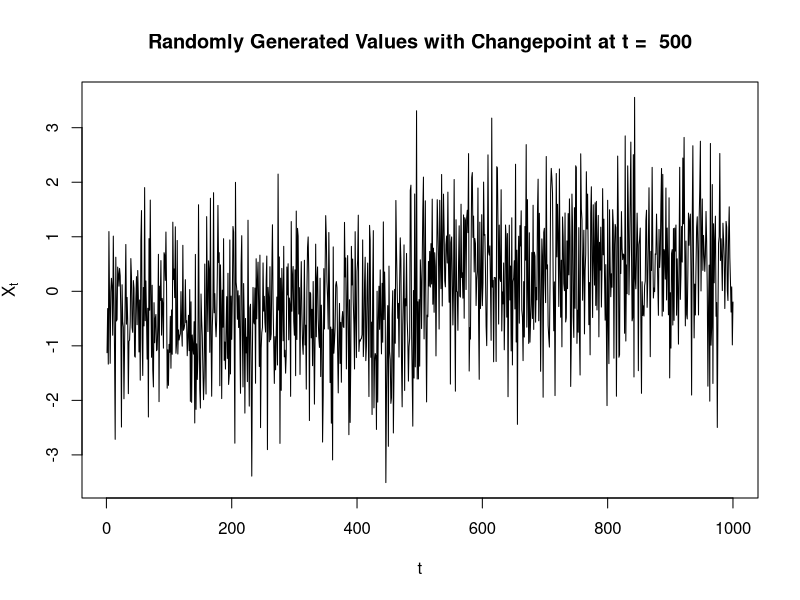

Write the R code that produced this figure. (Note: this script raises an error after producing the figure.)
n <- 1000
x <- rep(0, n)
tau <- floor(n/2)
#tau <- 1000
set.seed(1)
x[1:tau] <- rnorm(tau, -0.5, 1)
x[(tau+1):n] <- rnorm(n-tau, 0.5, 1)
x

plot(ts(x), xlab = 't', ylab = expression(X[t]), main = paste("Randomly Generated Values with Changepoint at t = ", tau))

cusum_results <- sapply(t_values, function(t_val) CUSUM(x, t_val))

plot(ts(cusum_results), xlab = 't', ylab = expression(C[t]), main = "CUSUM over Time")


CUSUM <- function(x, t){
  n <- length(x)
  cusum <- ((t*(n-t))/n)^(1/2)*abs(mean(x[1:t]) - mean(x[(t+1):n]))
  if(t==n){
    cusum <- 0
    return(cusum)
  }
  else{
    cusum <- as.numeric(cusum)
    return(cusum)
  }
}

max_cusum_defunct <- function(x, k) {
  cusum_val <- rep(0, length(x) - 1)
  for(t in 0:(length(x))){
    cusum_val[t] <- CUSUM(x, t)
  }
  return(list(max(cusum_val), which.max(cusum_val)+k))
}


max_cusum <- function(x, k) {
  t_values <- 1:length(x)
  cusum_val <- sapply(t_values, function(t_val) CUSUM(x, t_val))
  if(k == 0){
    return(list(max(cusum_val), which.max(cusum_val)+k))
  }
  else{
    return(list(max(cusum_val), which.max(cusum_val)+k-1)) #shifts change point to correct position when start of interval not zero
  }
}

max_cusum(x)

CUSUM(x, 62)


#t_values <- 2:(n-1)
t_values <- 1:n

x[1:500] = rnorm(500, 0, 1)
x[501:1000] = rnorm(500, 2, 1)
x[271] <- 12

plot(ts(x))
t_values <- 1:1000
cusum_results <- sapply(t_values, function(t_val) CUSUM(x, t_val))

plot(ts(cusum_results), xlab = 't', ylab = expression(C[t]), main = "CUSUM over Time")

#which.max(cusum_results) + 1
which.max(cusum_results)

cusum_results

# Bootstrap algorithm for an input series x
bootstrap <- function(x, num_samples = 1000) {
  n <- length(x)
  set.seed(1)
  bootstrap_samples <- matrix(NA, nrow = num_samples, ncol = n)
  
  for (i in 1:num_samples) {
    # Generate a bootstrap sample by sampling with replacement
    bootstrap_sample <- sample(x, replace = TRUE)
    bootstrap_samples[i, ] <- bootstrap_sample
  }
  
  return(bootstrap_samples)
}


plot(ts(bootstrap(x)[3, ]), ylab = 'Bootstrap Samples')

max_cusum_results <- apply(bootstrap(x), 1, max_cusum)

c <- as.numeric(quantile(max_cusum_results, 0.95))

plot(density(max_cusum_results), main = 'Density of Maximal CUSUMs', xlab = 'Bootstrap Maximal CUSUM Samples')

abline(v = c, col = 'red')


generate_permutations <- function(x, num_permutations = 1000) {
  matrix(replicate(num_permutations, sample(x)), nrow = length(x), ncol = num_permutations)
}


max_cusum_results <- apply(generate_permutations(x), 1, max_cusum)

c <- as.numeric(quantile(max_cusum_results, 0.95))

plot(density(max_cusum_results), main = 'Density of Maximal CUSUMs', xlab = 'Permutated Maximal CUSUM Samples')

abline(v = c, col = 'red')

#will create very conservative results due to inclusion of non-null data
# if there is actually a change point hence we move on to following techniques


#both methods struggle when the change point is not centered, the threshold value
#is far too low and the max CUSUM is too low, #note for centered tau the threshold may be too strict

#Now let us try our method of only permuting and bootstrap sampling the data 
#before or after our change point:

n <- 1000
x <- rep(0, n)
tau <- 500
set.seed(1)
x[1:tau] <- rnorm(tau, -4, 1)
x[(tau+1):n] <- rnorm(n-tau, 4, 1)
x

plot(ts(x), xlab = 't', ylab = expression(X[t]), main = "Randomly Generated Values with Change Point at t = 500",
     col = 'darkgreen')

#we note that the point with max CUSUM is 850 out of the 1000. So we could try
#finding the threshold from the first 850 points where there is likely to be no change
#(rather than the last fifty as the sample size is too small)


max_cusum_results <- apply(x, 1, max_cusum)

t_values <- 1:n
cusum_results <- sapply(t_values, function(t_val) CUSUM(x, t_val))
plot(ts(cusum_results), xlab = 't', ylab = expression(C[t]), main = "CUSUM over Time")

#which.max(cusum_results) + 1
which.max(cusum_results)

max(cusum_results[-1000])

c <- as.numeric(quantile(max_cusum_results, 0.95))

plot(density(max_cusum_results), main = 'Density of Maximal CUSUMs', xlab = 'Bootstrap Maximal CUSUM Samples')

abline(v = c, col = 'red')

#we note we now exceed the threshold using bootstrap

max_cusum_results <- apply(generate_permutations(x[1:850]), 1, max_cusum)

c <- as.numeric(quantile(max_cusum_results, 0.95))

plot(density(max_cusum_results), main = 'Density of Maximal CUSUMs', xlab = 'Permutated Maximal CUSUM Samples')

abline(v = c, col = 'red')
 #still exceed it using the permuted data

#investigate with centered tau if using LHS or RHS results in similar results to whole

plot(ts(bootstrap(x[1:500])[3, ]))

max_cusum_results <- apply(bootstrap(x[1:500]), 1, max_cusum)

plot(density(max_cusum_results))

quantile(max_cusum_results, 0.95)

#this threshold is a lot lower

#the threshold works well when we simulate the known first half of the data 

n <- 1000
x <- rep(0, n)
tau <- 1000
set.seed(1)
X <- matrix(NA, nrow = 1000, ncol = 1000)
for(i in 1:1000){
  X[i, ] <- rnorm(1000, -4, 1)
}
x

max_cusum_results <- apply(X, 1, max_cusum)

plot(density(max_cusum_results))

quantile(max_cusum_results, 0.95)


#three change points:


n <- 1000
x <- rep(0, n)
tau <- 250
tau2 <- 750
set.seed(1)
x[1:tau] <- rnorm(tau, -4, 1)
x[(tau+1):tau2] <- rnorm(tau2-tau, 4, 1)
x[(tau2+1):n] <- rnorm(n-tau2, 0, 1)

plot(ts(x), xlab = 't', ylab = expression(X[t]), main = paste("Randomly Generated Values with Changepoint at t = ", tau))

max_cusum(x)

CUSUM(x, 62)


#t_values <- 2:(n-1)
t_values <- 1:n
cusum_results <- sapply(t_values, function(t_val) CUSUM(x, t_val))

plot(ts(cusum_results), xlab = 't', ylab = expression(C[t]), main = "CUSUM over Time")

#which.max(cusum_results) + 1
which.max(cusum_results)

cusum_results

# Bootstrap algorithm for an input series x
bootstrap <- function(x, num_samples = 1000) {
  n <- length(x)
  set.seed(1)
  bootstrap_samples <- matrix(NA, nrow = num_samples, ncol = n)
  
  for (i in 1:num_samples) {
    # Generate a bootstrap sample by sampling with replacement
    bootstrap_sample <- sample(x, replace = TRUE)
    bootstrap_samples[i, ] <- bootstrap_sample
  }
  
  return(bootstrap_samples)
}


plot(ts(bootstrap(x)[3, ]), ylab = 'Bootstrap Samples')

t_values <- 1:n
cusum_results <- sapply(t_values, function(t_val) CUSUM(bootstrap(x)[3, ], t_val))


plot(ts(cusum_results), xlab = 't', ylab = expression(C[t]), main = "CUSUM over Time")


max_cusum_results <- apply(bootstrap(x), 1, max_cusum)

c <- as.numeric(quantile(max_cusum_results, 0.95))

plot(density(max_cusum_results), main = 'Density of Maximal CUSUMs', xlab = 'Permutated Maximal CUSUM Samples')

abline(v = c, col = 'red')


